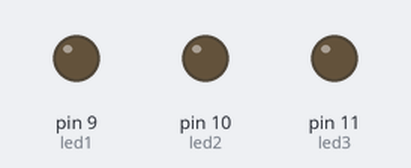
This sketch was run on a simulated Arduino Uno, built with avr-gcc and run on an emulated ATmega328P. Shown: output pins drawn as LEDs (lit = HIGH).

Above: at 0.05 s.
At 1.2 s:
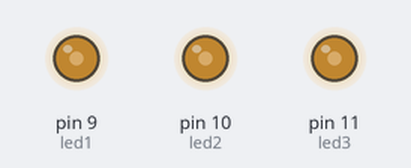
At 2.35 s:
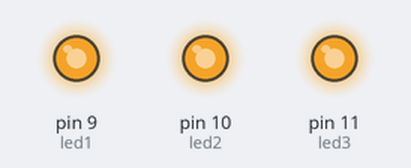
At 3.5 s:
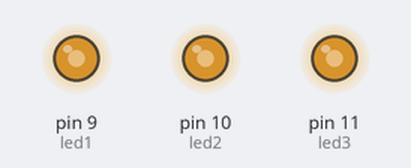
At 4.65 s:
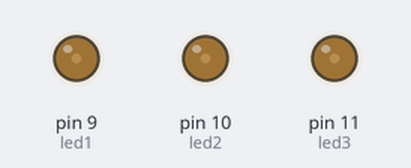
Timing chart, 0 to 6.6 s (numbered marks = the images above):
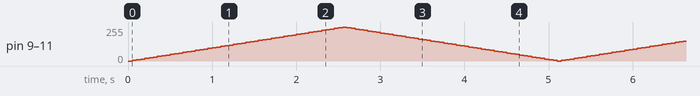

The sketch:

11_Led_brillo_PWM.ino
```cpp
// Brillo de un LED PWM

/*
Se muestra como atenuar un LED (como lo hacian las pantallas antiguas al encenderse o apagarse), mediante la función 'analogWrite()'
la cual utiliza la capacidad pulse width modulation (PWM), disponible en algunos pines de las placas Arduino.
Los pines con la capacidad PWM se encuentra representados por el signo "~", como los pines ~3, ~5, ~6, ~9, ~10 y ~11.
*/

int led1 = 9;                // Pin PWM al que está conectado el LED 1
int led2 = 10;               // Pin PWM al que está conectado el LED 2
int led3 = 11;               // Pin PWM al que está conectado el LED 3
int brillo = 0;              // Que tan brillante se encuetran los LEDs
int desvanecimiento = 5;     // Cantidad en que aumenta o reduce el brillo de los LEDs

void setup() {
  // Indicar los pines de los LEDs como salidas
  pinMode(led1, OUTPUT);
  pinMode(led2, OUTPUT);
  pinMode(led3, OUTPUT);
}

void loop() {
  // Establecer el brillo de los LEDs
  // La función 'analogWrite()' utiliza la modulación de ancho de pulso (PWM) para controlar la intensidad luminosa del LED.
  analogWrite(led1, brillo);
  analogWrite(led2, brillo);
  analogWrite(led3, brillo);

  // Cambiar el brillo a lo largo de bucle
  brillo = brillo + desvanecimiento;

  // En lugar de aumentar el brillo, ahora se reduce
  if (brillo <= 0 || brillo >= 255) {
    desvanecimiento = -desvanecimiento;
  }
  delay(50);
}
```
